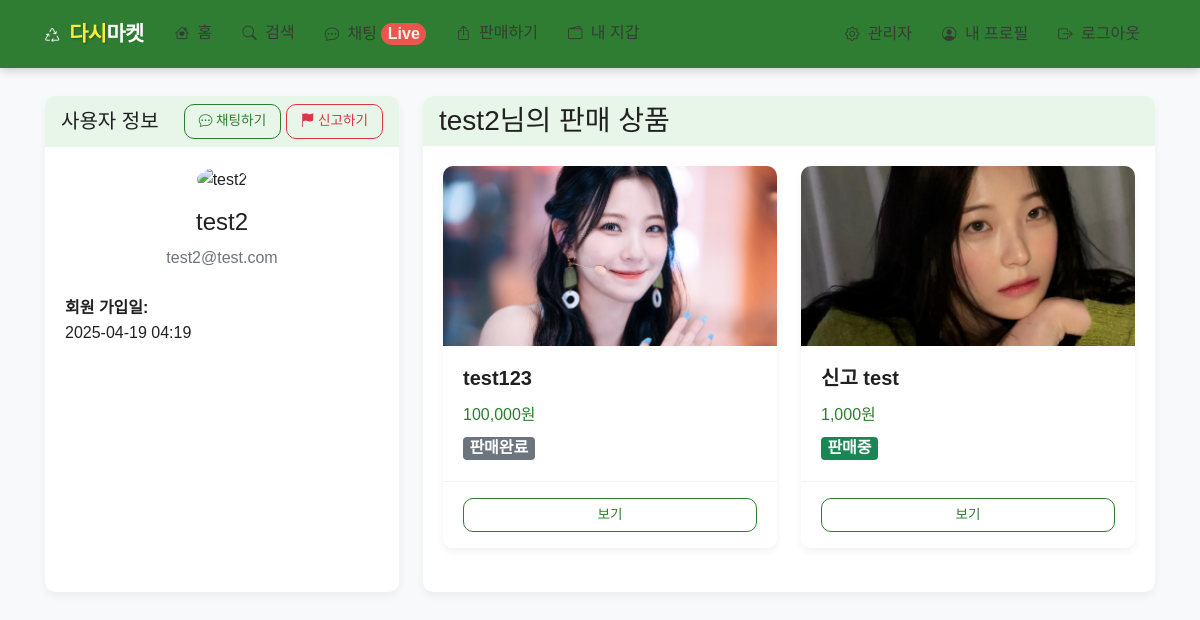
Page /auth/profile/3 (signed in) on the committed database.
### app/models.py (models this page shows, shortened)
class User(UserMixin, db.Model):
    __tablename__ = 'users'
    id = db.Column(db.Integer, primary_key=True)
    email = db.Column(db.String(120), unique=True, nullable=False)
    password_hash = db.Column(db.String(256), nullable=False)
    username = db.Column(db.String(64), nullable=False)
    profile_image = db.Column(db.String(120), nullable=True)
    created_at = db.Column(db.DateTime, default=datetime.utcnow)
    is_admin = db.Column(db.Boolean, default=False)
    is_active = db.Column(db.Boolean, default=True)
    products = db.relationship('Product', backref='seller', lazy='dynamic')
    wallet = db.relationship('Wallet', backref='user', uselist=False)

class Product(db.Model):
    __tablename__ = 'products'
    id = db.Column(db.Integer, primary_key=True)
    title = db.Column(db.String(120), nullable=False)
    description = db.Column(db.Text, nullable=False)
    price = db.Column(db.Integer, nullable=False)
    category = db.Column(db.String(50), nullable=False)
    location = db.Column(db.String(100), nullable=False)
    seller_id = db.Column(db.Integer, db.ForeignKey('users.id'), nullable=False)
    status = db.Column(db.String(20), default='active')  # active, sold, hidden
    created_at = db.Column(db.DateTime, default=datetime.utcnow)
    updated_at = db.Column(db.DateTime, default=datetime.utcnow, onupdate=datetime.utcnow)
    images = db.relationship('ProductImage', backref='product', lazy='dynamic', cascade='all, delete-orphan')
    transfers = db.relationship('Transfer', backref='product', lazy='dynamic')

class ProductImage(db.Model):
    __tablename__ = 'product_images'
    id = db.Column(db.Integer, primary_key=True)
    product_id = db.Column(db.Integer, db.ForeignKey('products.id'), nullable=False)
    image_path = db.Column(db.String(200), nullable=False)
    created_at = db.Column(db.DateTime, default=datetime.utcnow)

### app/auth/routes.py (the view)
@bp.route('/profile/<int:user_id>', methods=['GET'])
@login_required
def view_profile(user_id):
    user = User.query.get_or_404(user_id)
    return render_template('auth/profile.html', title=f'{user.username}의 프로필', user=user)

### app/models.py (called while the page is built)
@login_manager.user_loader
def load_user(id):
    return User.query.get(int(id))

### app/templates/auth/profile.html (shortened to what this page needs)
{% extends 'base.html' %}
{% block content %}
<div class="row">
    <div class="col-md-4">
        <div class="card mb-4">
            <div class="card-header d-flex justify-content-between align-items-center">
                <h5 class="mb-0">사용자 정보</h5>
                {% if current_user.is_authenticated and current_user.id != user.id %}
                <div>
                    <a href="{{ url_for('chat.create_private_chat', user_id=user.id) }}" class="btn btn-sm btn-outline-primary">
                        <i class="bi bi-chat-dots"></i> 채팅하기
                    </a>
                    <a href="{{ url_for('report.report_user', user_id=user.id) }}" class="btn btn-sm btn-outline-danger">
                        <i class="bi bi-flag-fill"></i> 신고하기
                    </a>
                </div>
                {% endif %}
            </div>
            <div class="card-body">
                <div class="text-center mb-4">
                    {% if user.profile_image %}
                    <img src="{{ url_for('static', filename='uploads/' + user.profile_image) }}" alt="{{ user.username }}" class="rounded-circle img-fluid mb-3" style="width: 150px; height: 150px; object-fit: cover;">
                    {% else %}
                    <img src="{{ url_for('static', filename='images/default_profile.png') }}" alt="{{ user.username }}" class="rounded-circle img-fluid mb-3" style="width: 150px; height: 150px; object-fit: cover;">
                    {% endif %}
                    <h4>{{ user.username }}</h4>
                    <p class="text-muted">{{ user.email }}</p>
                </div>
                <div class="mb-3">
                    <strong>회원 가입일:</strong>
                    <p>{{ user.created_at|date_format }}</p>
                </div>
            </div>
        </div>
    </div>
    <div class="col-md-8">
        <div class="card mb-4">
            <div class="card-header">
                <h3 class="mb-0">{% if current_user.id == user.id %}내{% else %}{{ user.username }}님의{% endif %} 판매 상품</h3>
            </div>
            <div class="card-body">
                {% if user.products %}
                <div class="row row-cols-1 row-cols-md-2 g-4">
                    {% for product in user.products %}
                    <div class="col">
                        <div class="card h-100">
                            {% if product.images.first() %}
                            <img src="{{ url_for('static', filename='uploads/' + product.images.first().image_path) }}" class="card-img-top" alt="{{ product.title }}" style="height: 180px; object-fit: cover;">
                            {% else %}
                            <div class="card-img-top bg-light d-flex align-items-center justify-content-center" style="height: 180px;">
                                <span class="text-muted">이미지 없음</span>
                            </div>
                            {% endif %}
                            <div class="card-body">
                                <h5 class="card-title">{{ product.title }}</h5>
                                <p class="card-text text-primary">{{ product.price|format_number }}원</p>
                                <p class="card-text">
                                    <span class="badge {% if product.status == 'active' %}bg-success{% elif product.status == 'reserved' %}bg-warning text-dark{% else %}bg-secondary{% endif %}">
                                        {% if product.status == 'active' %}판매중{% elif product.status == 'reserved' %}거래중{% else %}판매완료{% endif %}
                                    </span>
                                </p>
                            </div>
                            <div class="card-footer">
                                <div class="btn-group w-100" role="group">
                                    <a href="{{ url_for('product.view_product', product_id=product.id) }}" class="btn btn-sm btn-outline-primary">보기</a>
                                </div>
                            </div>
                        </div>
                    </div>
                    {% endfor %}
                </div>
                {% endif %}
            </div>
        </div>
    </div>
</div>
{% endblock %}

### app/static/css/style.css (style rules this page uses)
:root { --primary-color: #FF7E36; --secondary-color: #56C4C5; --accent-color: #3A86FF; --light-color: #FFF8F0; --dark-color: #363636; --gray-color: #f8f9fa; --border-radius: 10px; --box-shadow: 0 4px 12px rgba(0, 0, 0, 0.08); }
body { font-family: 'Pretendard', 'Noto Sans KR', -apple-system, BlinkMacSystemFont, sans-serif; background-color: var(--light-color); color: var(--dark-color); line-height: 1.6; padding-bottom: 0; }
.btn { border-radius: var(--border-radius); font-weight: 500; padding: 10px 20px; transition: all 0.2s ease; }
.btn-outline-primary { color: var(--primary-color) !important; border-color: var(--primary-color) !important; }
.btn-sm { padding: 6px 14px; font-size: 0.85rem; }
.card { border-radius: var(--border-radius); border: none; box-shadow: var(--box-shadow); transition: transform 0.3s ease, box-shadow 0.3s ease; overflow: hidden; height: 100%; background-color: white; }
.card-img-top { height: 200px; object-fit: cover; transition: transform 0.3s ease; }
.card-body { padding: 1.25rem; }
.card-title { font-weight: 600; margin-bottom: 0.75rem; white-space: nowrap; overflow: hidden; text-overflow: ellipsis; }
.card-text { margin-bottom: 0.5rem; }
.card-footer { background-color: white; border-top: 1px solid rgba(0, 0, 0, 0.05); padding: 1rem 1.25rem; }

### app/templates/base.html (style rules this page uses)
:root { --primary-color: #2E7D32; --secondary-color: #1B5E20; --accent-color: #FF5252; --accent-color-dark: #D32F2F; --background-color: #F8F9FA; --light-accent: #E8F5E9; --text-color: #212121; --light-text: #FFFFFF; --border-radius: 10px; }
body { font-family: 'Pretendard', 'Noto Sans KR', sans-serif; background-color: var(--background-color); color: var(--text-color); }
.btn-outline-primary { color: var(--primary-color); border-color: var(--primary-color); }
.card { border-radius: var(--border-radius); box-shadow: 0 4px 8px rgba(0, 0, 0, 0.05); border: none; }
.card-header { background-color: var(--light-accent); border-bottom: none; font-weight: 600; }
.text-primary { color: var(--primary-color) !important; }
.badge { font-size: inherit; padding: 0.2em 0.4em; }

### rows in the picture
User: username "test2", email "test2@test.com", created_at "2025-04-19 04:19"
Product: image_path (picture), title "test123", price "100,000", status "판매완료"
Product: image_path (picture), title "신고 test", price "1,000", status "판매중"
